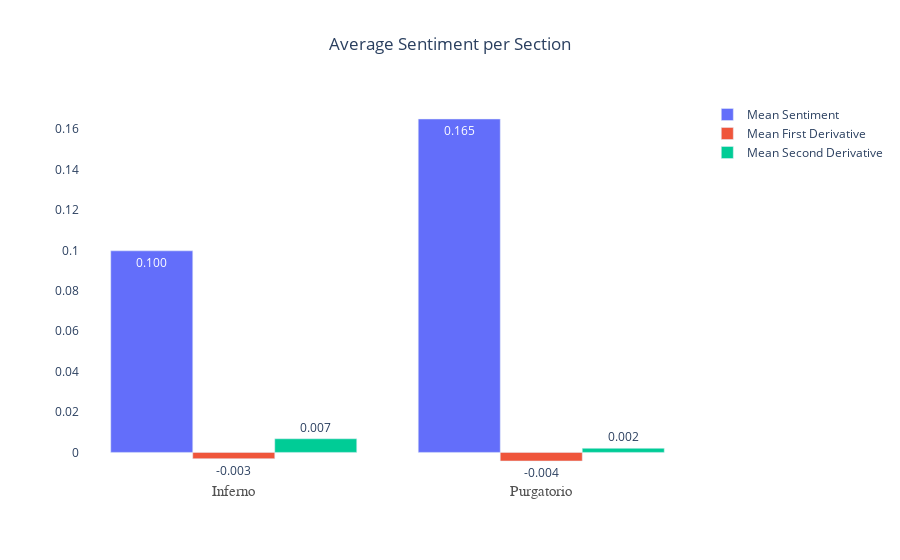

This figure's notebook cell:
### Code cell
sections = ['Inferno', 'Purgatorio']
mean_sent = [avg_sentiment_inferno, avg_sentiment_purgatorio]
mean_first_deriv = [avg_first_inferno, avg_first_purgatorio]
mean_second_deriv = [avg_second_inferno, avg_second_purgatorio]

float_formatter = "{:.2f}".format

fig = go.Figure(
    data=[
        go.Bar(name='Mean Sentiment', x=sections, y=mean_sent, text=[ "{:0.3f}".format(x) for x in mean_sent],
            textposition='auto'),
        go.Bar(name='Mean First Derivative', x=sections, y=mean_first_deriv, text=[ "{:0.3f}".format(x) for x in mean_first_deriv],
            textposition='auto'),
        go.Bar(name='Mean Second Derivative', x=sections, y=mean_second_deriv, text=[ "{:0.3f}".format(x) for x in mean_second_deriv],
            textposition='auto')
])

fig.update_layout(
    barmode='group',
    xaxis=dict(
        tickfont=dict(
            family='Arial',
            size=15,
            color='rgb(82, 82, 82)',
        ),
    ),
    showlegend=True,
    plot_bgcolor='white',
    title = dict(
        text = "Average Sentiment per Section",
        x = 0.5
    )
)

fig.show()

### Figure 1 — Plotly figure (JSON) as saved in the notebook; plotly's stock layout.template omitted (floating-point values rounded to 4 significant figures)
{"data": [{"name": "Mean Sentiment", "text": ["0.100", "0.165"], "textposition": "auto", "type": "bar", "x": ["Inferno", "Purgatorio"], "y": [0.09976, 0.165]}, {"name": "Mean First Derivative", "text": ["-0.003", "-0.004"], "textposition": "auto", "type": "bar", "x": ["Inferno", "Purgatorio"], "y": [-0.003098, -0.004255]}, {"name": "Mean Second Derivative", "text": ["0.007", "0.002"], "textposition": "auto", "type": "bar", "x": ["Inferno", "Purgatorio"], "y": [0.006748, 0.002021]}], "layout": {"barmode": "group", "plot_bgcolor": "white", "showlegend": true, "title": {"text": "Average Sentiment per Section", "x": 0.5}, "xaxis": {"tickfont": {"color": "rgb(82, 82, 82)", "family": "Arial", "size": 15}}}}
